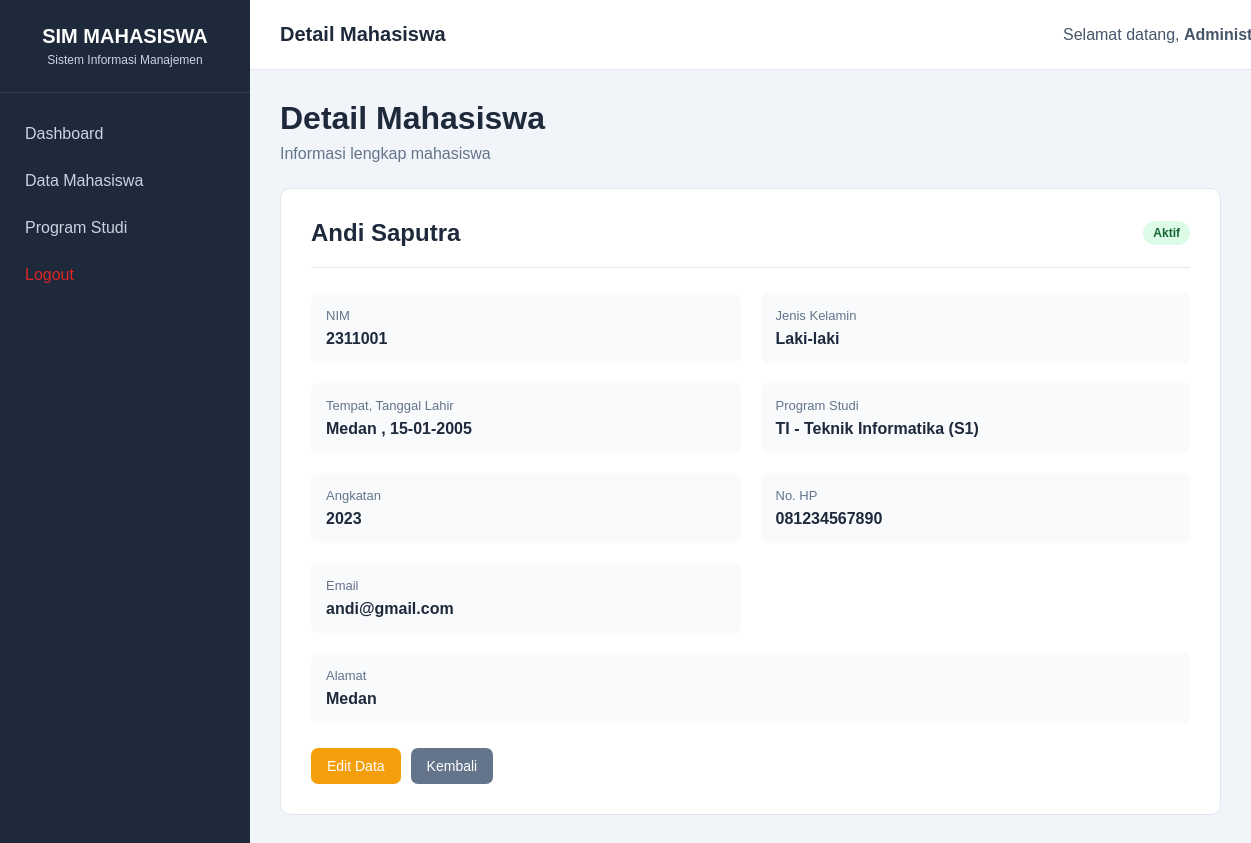
Screenshot of /mahasiswa/detail.php?id=1 (signed in) with the database file from the repository.
### tables this page shows
CREATE TABLE `mahasiswa` (
  `id` int(11) NOT NULL,
  `nim` varchar(30) NOT NULL,
  `nama` varchar(100) NOT NULL,
  `jenis_kelamin` enum('Laki-laki','Perempuan') NOT NULL,
  `tempat_lahir` varchar(50) DEFAULT NULL,
  `tanggal_lahir` date DEFAULT NULL,
  `alamat` text DEFAULT NULL,
  `no_hp` varchar(20) DEFAULT NULL,
  `email` varchar(100) DEFAULT NULL,
  `id_prodi` int(11) NOT NULL,
  `angkatan` year(4) NOT NULL,
  `status` enum('Aktif','Cuti','Lulus','Nonaktif') DEFAULT 'Aktif'
);

CREATE TABLE `prodi` (
  `id` int(11) NOT NULL,
  `kode_prodi` varchar(20) NOT NULL,
  `nama_prodi` varchar(100) NOT NULL,
  `jenjang` varchar(10) NOT NULL,
  `keterangan` text DEFAULT NULL
);

### mahasiswa/detail.php (the view, shortened to what this page needs)
<?php
include "../config/koneksi.php";
$id = $_GET['id'] ?? 0;
$query = mysqli_prepare(
    $koneksi,
    "SELECT
        mahasiswa.*,
        prodi.kode_prodi,
        prodi.nama_prodi,
        prodi.jenjang
    FROM mahasiswa
    INNER JOIN prodi
        ON mahasiswa.id_prodi = prodi.id
    WHERE mahasiswa.id = ?"
);
mysqli_stmt_bind_param(
    $query,
    "i",
    $id
);
mysqli_stmt_execute($query);
$result = mysqli_stmt_get_result($query);
$data = mysqli_fetch_assoc($result);
?>
<?php include "../template/header.php"; ?>
<?php include "../template/sidebar.php"; ?>
<div class="main-content">
    <?php include "../template/navbar.php"; ?>
    <div class="content">
        <div class="page-header">
            <div>
                <h1>Detail Mahasiswa</h1>
                <p>
                    Informasi lengkap mahasiswa
                </p>
            </div>
        </div>
        <div class="detail-card">
            <div class="detail-header">
                <h2>
                    <?php echo htmlspecialchars($data['nama']); ?>
                </h2>
                <span class="status-badge status-<?php echo strtolower($data['status']); ?>">
                    <?php echo htmlspecialchars($data['status']); ?>
                </span>
            </div>
            <div class="detail-grid">
                <div class="detail-item">
                    <span>NIM</span>
                    <strong>
                        <?php echo htmlspecialchars($data['nim']); ?>
                    </strong>
                </div>
                <div class="detail-item">
                    <span>Jenis Kelamin</span>
                    <strong>
                        <?php
                        echo htmlspecialchars(
                            $data['jenis_kelamin']
                        );
                        ?>
                    </strong>
                </div>
                <div class="detail-item">
                    <span>Tempat, Tanggal Lahir</span>
                    <strong>
                        <?php
                        echo htmlspecialchars(
                            $data['tempat_lahir']
                        );
                        ?>
                        ,
                        <?php
                        if (!empty($data['tanggal_lahir'])) {
                            echo date(
                                'd-m-Y',
                                strtotime(
                                    $data['tanggal_lahir']
                                )
                            );
                        }
                        ?>
                    </strong>
                </div>
                <div class="detail-item">
                    <span>Program Studi</span>
                    <strong>
                        <?php
                        echo htmlspecialchars(
                            $data['kode_prodi']
                        );
                        ?>
                        -
                        <?php
                        echo htmlspecialchars(
                            $data['nama_prodi']
                        );
                        ?>
                        (<?php echo $data['jenjang']; ?>)
                    </strong>
                </div>
                <div class="detail-item">
                    <span>Angkatan</span>
                    <strong>
                        <?php echo $data['angkatan']; ?>
                    </strong>
                </div>
                <div class="detail-item">
                    <span>No. HP</span>
                    <strong>
                        <?php
                        echo htmlspecialchars(
                            $data['no_hp']
                        );
                        ?>
                    </strong>
                </div>
                <div class="detail-item">
                    <span>Email</span>
                    <strong>
                        <?php
                        echo htmlspecialchars(
                            $data['email']
                        );
                        ?>
                    </strong>
                </div>
                <div class="detail-item detail-full">
                    <span>Alamat</span>
                    <strong>
                        <?php
                        echo nl2br(
                            htmlspecialchars(
                                $data['alamat']
                            )
                        );
                        ?>
                    </strong>
                </div>
            </div>
            <div class="form-actions">
                <a
                    href="edit.php?id=<?php echo $data['id']; ?>"
                    class="btn btn-warning"
                >
                    Edit Data
                </a>
                <a
                    href="index.php"
                    class="btn btn-secondary"
                >
                    Kembali
                </a>
            </div>
        </div>
    </div>
</div>
<?php include "../template/footer.php"; ?>

### assets/css/style.css (style rules this page uses)
* { margin: 0; padding: 0; box-sizing: border-box; }
body { font-family: Arial, Helvetica, sans-serif; background-color: #f1f5f9; color: #1e293b; }
.main-content { margin-left: 250px; width: calc(100% - 250px); }
.content { padding: 30px; }
.page-header { display: flex; justify-content: space-between; align-items: center; margin-bottom: 25px; }
.page-header h1 { margin-bottom: 8px; }
.page-header p { color: #64748b; }
.btn { position: relative; display: inline-flex; align-items: center; justify-content: center; gap: 7px; padding: 10px 16px; border-radius: 7px; border: none; text-decoration: none; cursor: pointer; font-size: 14px; font-family: Arial, sans-serif; font-weight: 500; overflow: hidden; transition: transform 0.2s ease, box-shadow 0.2s ease, background-color 0.2s ease; }
.btn::after { content: ""; position: absolute; width: 0; height: 0; border-radius: 50%; background: rgba(255, 255, 255, 0.35); transform: translate(-50%, -50%); transition: width 0.5s ease, height 0.5s ease; }
.btn-warning { background-color: #f59e0b; color: white; }
.btn-secondary { background-color: #64748b; color: white; }
.form-actions { display: flex; gap: 10px; margin-top: 25px; }
.status-badge { display: inline-block; padding: 5px 10px; border-radius: 20px; font-size: 12px; font-weight: bold; }
.status-aktif { background-color: #dcfce7; color: #166534; }
.detail-card { background-color: white; border-radius: 10px; border: 1px solid #e2e8f0; padding: 30px; max-width: 1000px; }
.detail-header { display: flex; justify-content: space-between; align-items: center; padding-bottom: 20px; border-bottom: 1px solid #e2e8f0; margin-bottom: 25px; }
.detail-header h2 { font-size: 24px; }
.detail-grid { display: grid; grid-template-columns: 1fr 1fr; gap: 20px; }
.detail-item { padding: 15px; background-color: #f8fafc; border-radius: 7px; }
.detail-item span { display: block; color: #64748b; font-size: 13px; margin-bottom: 7px; }
.detail-item strong { color: #1e293b; }
.detail-full { grid-column: 1 / -1; }

### rows the page displays
mahasiswa: nama "Andi Saputra", status "Aktif", nim "2311001", jenis_kelamin "Laki-laki", tempat_lahir "Medan", tanggal_lahir "15-01-2005", id_prodi.kode_prodi "TI", id_prodi.nama_prodi "Teknik Informatika", id_prodi.jenjang "S1", angkatan "2023", no_hp "081234567890", email "andi@gmail.com", alamat "Medan"

### other values shown
$judul "Detail Mahasiswa"
